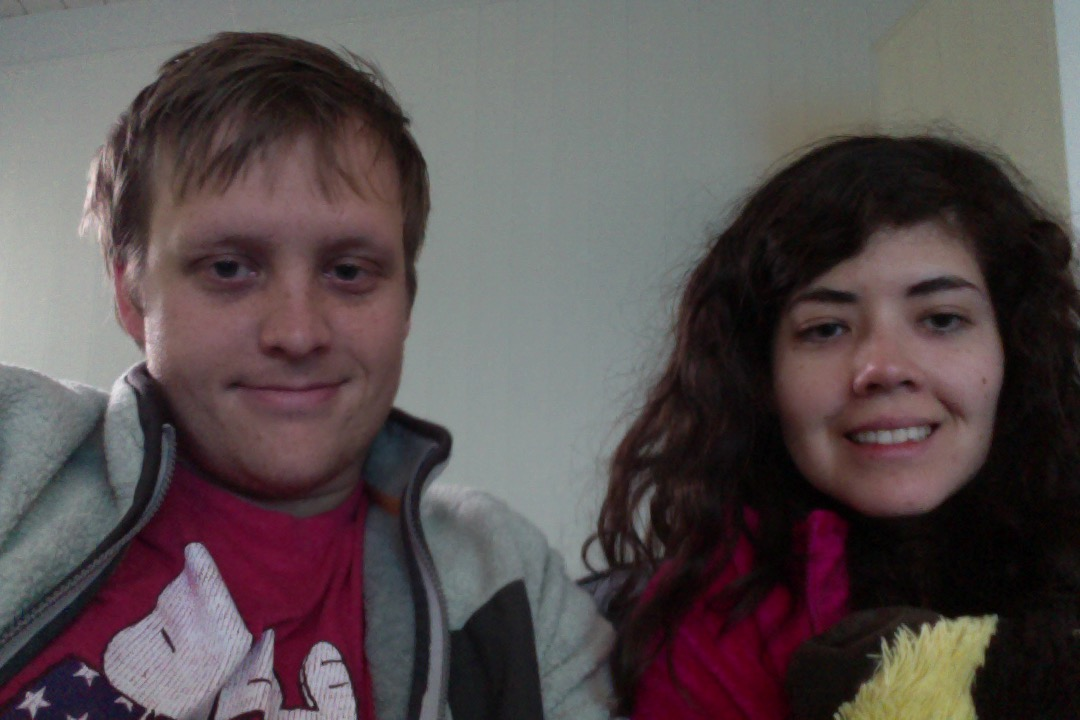
#> input picture python/OpenCVProjects/images/faces.jpg, 1080 x 720 px, given in place of the camera
$ python faceCascade.py
#> lines starting #> are read from the running program, lines starting #| are printed output that depends on the picture
import numpy as np
import cv2
face_cascade = cv2.CascadeClassifier('haarcascade_frontalface_default.xml')
eye_cascade = cv2.CascadeClassifier('haarcascade_eye.xml')


cap = cv2.VideoCapture(0)
while True:
    ret, img = cap.read()
#> img is the input picture: shape (720, 1080, 3); mean B, G, R 80.5, 79.6, 89.3
    img = cv2.resize(img, (0,0), fx=0.75, fy=0.75)
#> img: shape (540, 810, 3)
    gray = cv2.cvtColor(img, cv2.COLOR_BGR2GRAY)
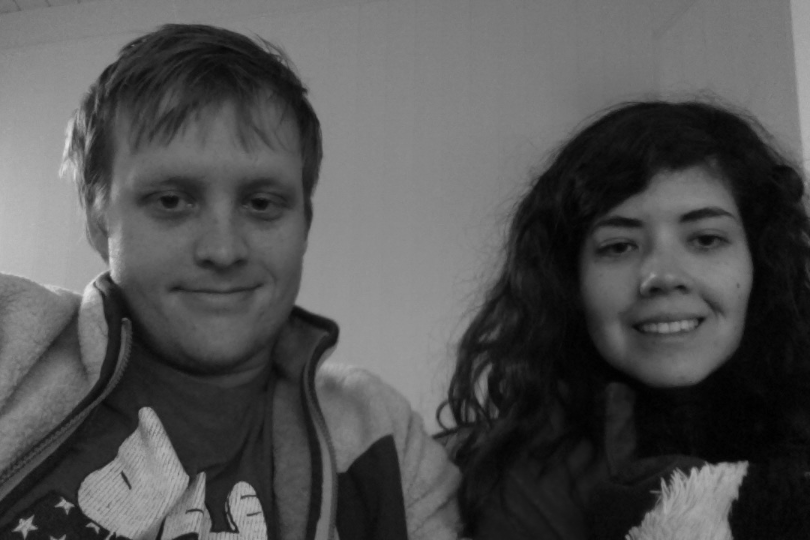
#> gray: shape (540, 810); min 0, max 226, mean 82.5
    faces = face_cascade.detectMultiScale(gray, 1.3, 5)
#> faces = [[222, 479, 49, 49], [101, 109, 239, 239], [553, 151, 226, 226]]
    for (x,y,w,h) in faces:
        cv2.rectangle(img,(x,y),(x+w,y+h),(255,0,0),2)
        roi_gray = gray[y:y+h, x:x+w]
        roi_color = img[y:y+h, x:x+w]
        eyes = eye_cascade.detectMultiScale(roi_gray)
        for (ex,ey,ew,eh) in eyes:
            cv2.rectangle(roi_color,(ex,ey),(ex+ew,ey+eh),(0,255,0),2)
#> this loop made 3 passes
#> (x, y, w, h, eyes) on pass 2: (101, 109, 239, 239, [[128, 63, 60, 60], [47, 1, 41, 41], [41, 62, 60, 60]])
#> pass 1, `roi_color = img[y:y+h, x:x+w]`:
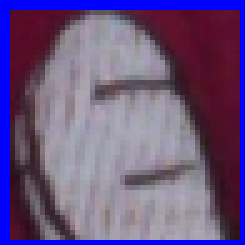
#> roi_color: shape (49, 49, 3) (shown 5 times larger); mean B, G, R 128.8, 85, 106.1
#> pass 2, `roi_gray = gray[y:y+h, x:x+w]`:
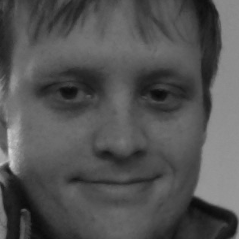
#> roi_gray: shape (239, 239); min 9, max 212, mean 83.1
#> pass 2, `roi_color = img[y:y+h, x:x+w]`:
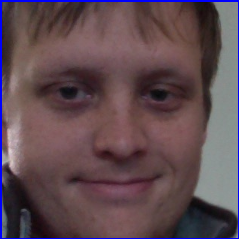
#> roi_color: shape (239, 239, 3); mean B, G, R 81.7, 74.8, 95.2
#> after the loop:
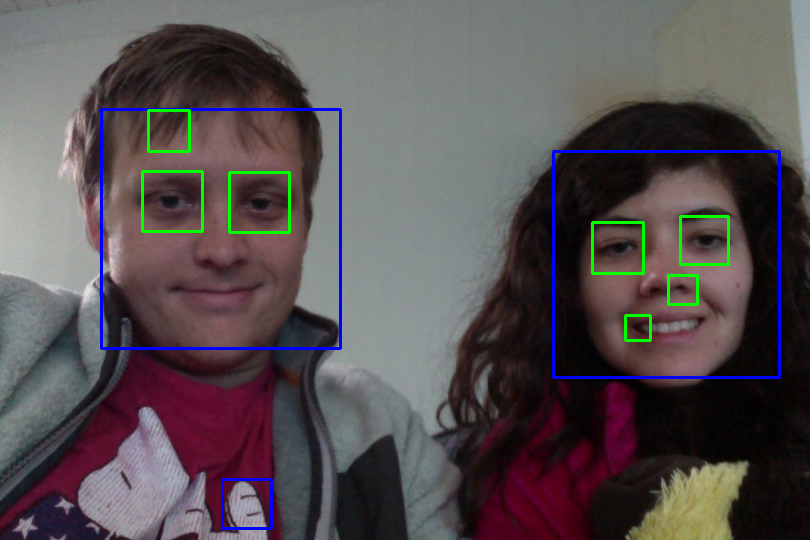
#> img: shape (540, 810, 3); mean B, G, R 82.6, 80.4, 87.5
#> after the loop:
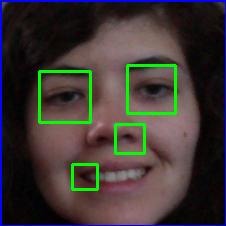
#> roi_color: shape (226, 226, 3); mean B, G, R 52.3, 55.2, 61.5
#> after the loop:
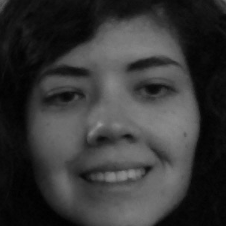
#> roi_gray: shape (226, 226); min 0, max 149, mean 54

    cv2.imshow('img', img)
    k = cv2.waitKey(30) & 255
#> (key Esc is pressed here)
    if k == 27:
        break
cap.release()
cv2.destroyAllWindows()
